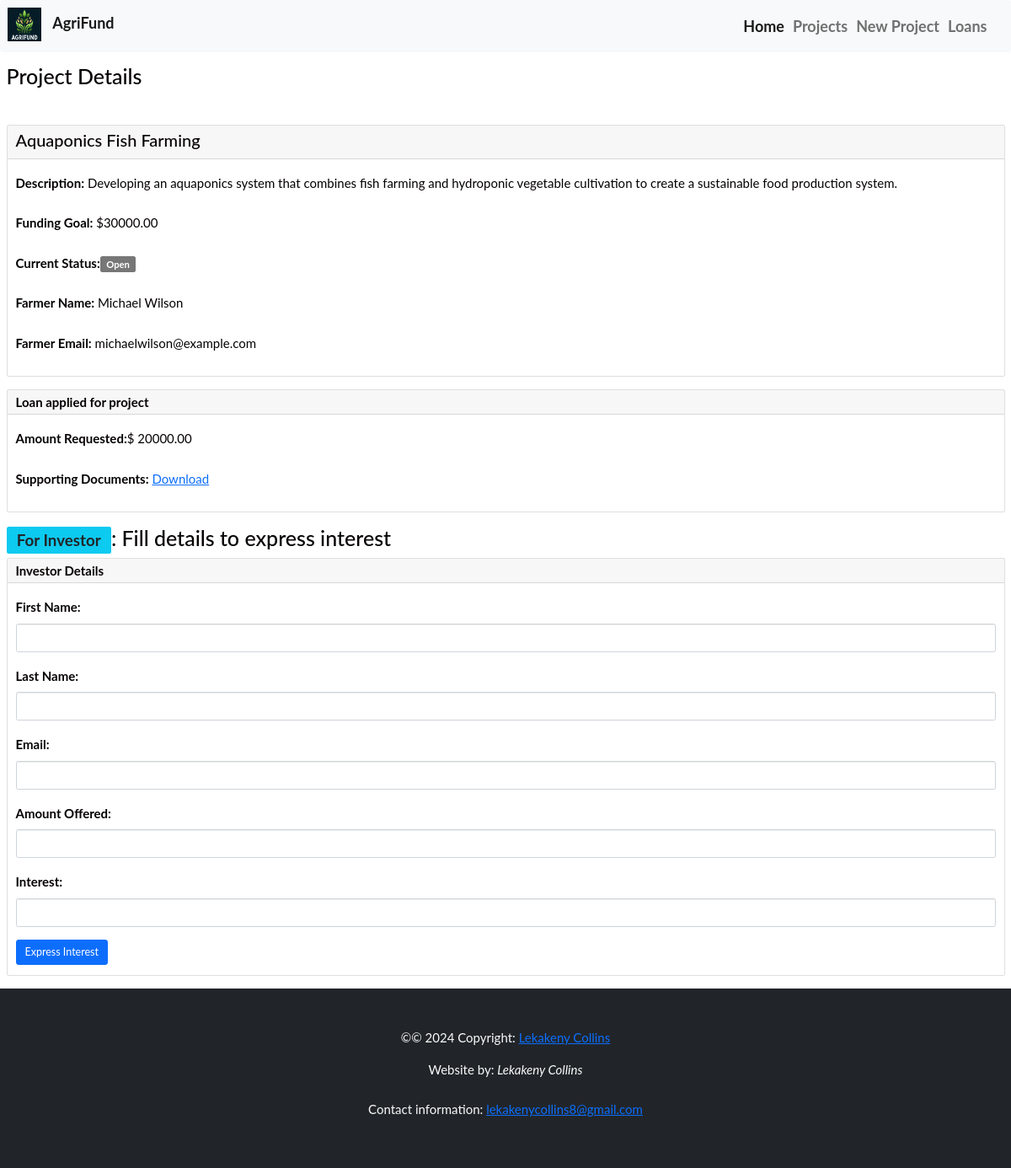
Screenshot of /projects/5/ with the database file from the repository.
### agri_project/models.py (models this page shows, shortened)
class BaseModel(models.Model):
    created_at = models.DateTimeField(auto_now_add=True)
    updated_at = models.DateTimeField(auto_now=True)
    class Meta:
        abstract = True

class Project(BaseModel):
    name = models.CharField(max_length=50, help_text="The name of agribusiness project")
    description = models.TextField(help_text="project description")
    funding_goal = models.DecimalField(max_digits=10, decimal_places=2,
            help_text="funding needed")
    current_status = models.CharField(max_length=50, default='Open',
            help_text="Open, Closed, Onhold")
    farmer_name = models.CharField(max_length=100, help_text="Your names")
    farmer_email = models.EmailField(help_text="Farmer's Email")

class LoanApplication(BaseModel):
    project = models.ForeignKey(Project, on_delete=models.CASCADE)
    amount_requested = models.DecimalField(max_digits=10, decimal_places=2,
            help_text="Loan amount")
    supporting_docs = models.FileField(upload_to='documents/',
            help_text="Legal documents needed")

### agri_project/views.py (the view)
# urls.py: path('projects/<int:pk>/', views.project_details, name='project_details'),
def project_details(request, pk):
    project = get_object_or_404(Project, pk=pk)
    loan_applications = project.loanapplication_set.all()
    context = {'project': project, 'loan_applications': loan_applications}
    return render(request, 'agri_project/project_details.html', context)

### agri_project/templates/agri_project/project_details.html
{% extends 'agri_project/base.html' %}
{% block content %}
<div class="container-fluid ms-auto">
          <section><br>
              <h1>Project Details</h1><br>
              <div class="card mt-4 mt-lg-0 mb-4 me-auto ml-4">
                <div class="card-header d-lg-flex">
                  <h2>{{ project.name }}</h2>
                </div>
                <div class="card-body">
                  <p><strong>Description:</strong> {{ project.description }}</p>
                  <p><strong>Funding Goal:</strong> ${{ project.funding_goal }}</p>
		  <p><strong>Current Status:</strong><span class="badge bg-info-soft">{{ project.current_status }}</span></p>
                  <p><strong>Farmer Name:</strong> {{ project.farmer_name }}</p>
                  <p><strong>Farmer Email:</strong> {{ project.farmer_email }}</p>
                </div>
              </div>
</section>
</div>
<section class="container-fluid ms-auto">
              <div class="card mb-4">
                <div class="card-header">
                    <h4 class="mb-0"><strong>Loan applied for project</strong></h4>
                </div>
                <div class="card-body">
                  {% if loan_applications %}
		  	{% for loan_application in loan_applications %}
                      		<p><strong>Amount Requested:</strong>$ {{ loan_application.amount_requested }}</p>
                      		<p><strong>Supporting Documents:</strong> <a href="{{ loan_applications.supporting_docs.url }}">Download</a></p>
			{% endfor %}
                  {% else %}
                      <p>No loan application has been submitted for this project.</p>
                  {% endif %}
                </div>
              </div>
</section>
<section class="container-fluid">
	<h1><span class="badge bg-info text-dark">For Investor</span>: Fill details to express interest</h1>
              <div class="card mb-4">
                <form>
                  <div class="card-header">
                    <h4 class="mb-0"><strong>Investor Details</strong></h4>
                  </div>
                  <div class="card-body">
                    <div class="mb-3">
                      <label for="investor-fname" class="col-form-label">First Name:</label>
                      <input type="text" class="form-control" id="investor-fname">
                    </div>
                    <div class="mb-3">
                      <label for="investor-lname" class="col-form-label">Last Name:</label>
                      <input type="text" class="form-control" id="investor-lname">
                    </div>
                    <div class="mb-3">
                      <label for="investor-email" class="col-form-label">Email:</label>
                      <input type="email" class="form-control" id="investor-email">
                    </div>
                    <div class="mb-3">
                      <label for="invest-amount" class="col-form-label">Amount Offered:</label>
                      <input type="number" class="form-control" id="invest-amount">
                    </div>
                    <div class="mb-3">
                      <label for="invest-interest" class="col-form-label">Interest:</label>
                      <input type="number" class="form-control" id="investor-interest"></input>
                    </div>
                    <button type="submit" class="btn btn-primary btn-lg mt-12">Express Interest</button>
                  </div>
                </form>
              </div>
</section>
{% endblock %}

### agri_project/templates/agri_project/base.html (style rules this page uses)
body { font: 400 15px Lato, sans-serif; line-height: 2.5; color: #060202; }

### rows the page displays
Project: name "Aquaponics Fish Farming", description "Developing an aquaponics system that combines fish farming and hydroponic vegetable cultivation to create a sustainable food production system.", funding_goal "30000.00", current_status "Open", farmer_name "Michael Wilson", farmer_email "michaelwilson@example.com"
LoanApplication: amount_requested "20000.00"
